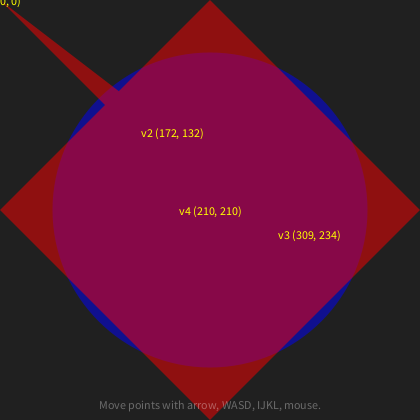
Frame 1 (no input)
Frame 60 (the mouse pressed at the canvas centre just before this capture): identical to frame 1, image omitted
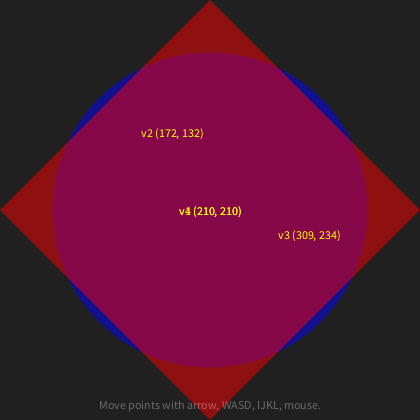
Frame 120 (the mouse held since frame 60 and released just before this capture)

The Processing sketch that drew these frames (run headless with seeded random() and noise(); from frame 60 on, the mouse is pressed at the canvas centre):

// Processing sketch: sketch_03_10_beginContour
// ── sketch_03_10_beginContour.pde
int wasdX, wasdY, arrowX, arrowY, ijklX, ijklY;

void setup() {
  size(420, 420);
  background(32);
  noCursor();
  noStroke();

  wasdX = int(random(width / 4, width / 2));
  wasdY = int(random(height / 4, height / 2));
  arrowX = int(random(width / 2, width * 3 / 4));
  arrowY = int(random(height / 2, height * 3 / 4));
  ijklX = int(random(width / 2, width / 2));
  ijklY = int(random(height / 2, height / 2));
}

void draw() {
  background(32);
  
  // Reference image
  fill(0, 0, 255, 127);
  ellipse(width * 0.5, height * 0.5, width * 0.75, height * 0.75);
  
  // Begin shape
  
  fill(255, 0, 0, 127);
  beginShape();
  vertex(width * 0.5, 0);
  vertex(width, height * 0.5);
  vertex(width * 0.5, height);
  vertex(0, height * 0.5);
  
  beginContour();
  vertex(mouseX, mouseY);
  vertex(wasdX, wasdY);
  vertex(arrowX, arrowY);
  vertex(ijklX, ijklY);
  endContour();
  endShape(CLOSE);
  
  
  // Key controls
  if (keyPressed) {
    if (key == 'W' || key == 'w') {
      wasdY--;
    }
    if (key == 'A' || key == 'a') {
      wasdX--;
    }
    if (key == 'S' || key == 's') {
      wasdY++;
    }
    if (key == 'D' || key == 'd') {
      wasdX++;
    }
    if (key == 'I' || key == 'i') {
      ijklY--;
    }
    if (key == 'J' || key == 'j') {
      ijklX--;
    }
    if (key == 'K' || key == 'k') {
      ijklY++;
    }
    if (key == 'L' || key == 'l') {
      ijklX++;
    }
    if (keyCode == UP) {
      arrowY--;
    }
    if (keyCode == DOWN) {
      arrowY++;
    }
    if (keyCode == LEFT) {
      arrowX--;
    }
    if (keyCode == RIGHT) {
      arrowX++;
    }
  }
  
  // Diagnostic info
  pushStyle();
  fill(255, 255, 0);
  textAlign(CENTER, CENTER);
  text("v1 (" + mouseX + ", " + mouseY + ")", mouseX, mouseY);
  text("v2 (" + wasdX + ", " + wasdY + ")", wasdX, wasdY);
  text("v3 (" + arrowX + ", " + arrowY + ")", arrowX, arrowY);
  text("v4 (" + ijklX + ", " + ijklY + ")", ijklX, ijklY);
  fill(255, 85);
  text("Move points with arrow, WASD, IJKL, mouse.", width / 2.0, height - 16);
  popStyle();
}
